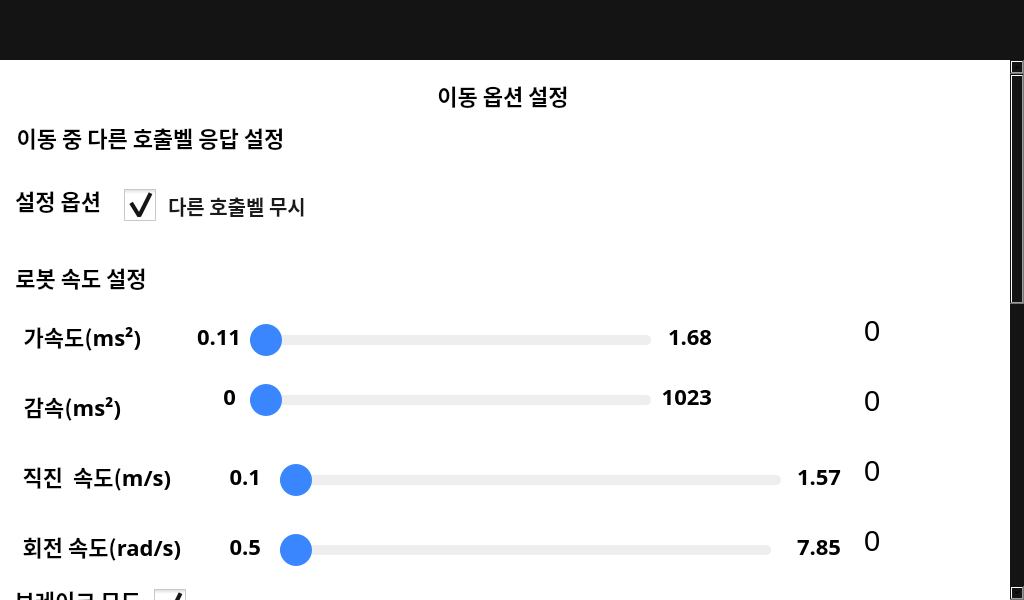
<?xml version="1.0" encoding="UTF-8"?>
<ui version="4.0">
 <class>MoveOptionView</class>
 <widget class="QWidget" name="MoveOptionView">
  <property name="geometry">
   <rect>
    <x>0</x>
    <y>0</y>
    <width>1024</width>
    <height>600</height>
   </rect>
  </property>
  <property name="windowTitle">
   <string>Dentium</string>
  </property>
  <property name="styleSheet">
   <string notr="true">background-color: #141414;</string>
  </property>
  <layout class="QVBoxLayout" name="verticalLayout">
   <property name="spacing">
    <number>0</number>
   </property>
   <property name="leftMargin">
    <number>0</number>
   </property>
   <property name="topMargin">
    <number>0</number>
   </property>
   <property name="rightMargin">
    <number>0</number>
   </property>
   <property name="bottomMargin">
    <number>0</number>
   </property>
   <item>
    <widget class="QWidget" name="status_bar_placeholder" native="true">
     <property name="minimumSize">
      <size>
       <width>0</width>
       <height>60</height>
      </size>
     </property>
    </widget>
   </item>
   <item>
    <widget class="QScrollArea" name="scrollArea">
     <property name="styleSheet">
      <string notr="true">QScrollArea {
    background-color: #141414;
    border: none;
}
QScrollBar:vertical {
    background-color: #222222;
    width: 10px;
    margin: 0px;
}
QScrollBar::handle:vertical {
    background-color: #666666;
    min-height: 20px;
    border-radius: 5px;
}
QScrollBar::add-line:vertical, QScrollBar::sub-line:vertical {
    height: 0px;
}</string>
     </property>
     <property name="frameShape">
      <enum>QFrame::NoFrame</enum>
     </property>
     <property name="verticalScrollBarPolicy">
      <enum>Qt::ScrollBarAsNeeded</enum>
     </property>
     <property name="horizontalScrollBarPolicy">
      <enum>Qt::ScrollBarAlwaysOff</enum>
     </property>
     <property name="widgetResizable">
      <bool>true</bool>
     </property>
     <widget class="QWidget" name="scrollAreaWidgetContents">
      <property name="geometry">
       <rect>
        <x>0</x>
        <y>-260</y>
        <width>1014</width>
        <height>1200</height>
       </rect>
      </property>
      <property name="minimumSize">
       <size>
        <width>0</width>
        <height>1200</height>
       </size>
      </property>
      <property name="styleSheet">
       <string notr="true">background-color: #FFFFFF;</string>
      </property>
      <widget class="QLabel" name="title_label">
       <property name="geometry">
        <rect>
         <x>360</x>
         <y>0</y>
         <width>286</width>
         <height>70</height>
        </rect>
       </property>
       <property name="font">
        <font>
         <family>Noto Sans KR Black</family>
         <pointsize>-1</pointsize>
         <weight>62</weight>
         <bold>true</bold>
        </font>
       </property>
       <property name="styleSheet">
        <string notr="true">QLabel {
    color: #000000;
    font-size: 22px;
    font-weight: 500;
    font-family: 'Noto Sans KR Black';
    background: transparent;
}</string>
       </property>
       <property name="text">
        <string>이동 옵션 설정</string>
       </property>
       <property name="alignment">
        <set>Qt::AlignCenter</set>
       </property>
      </widget>
      <widget class="QLabel" name="subtitle_label">
       <property name="geometry">
        <rect>
         <x>10</x>
         <y>60</y>
         <width>281</width>
         <height>35</height>
        </rect>
       </property>
       <property name="font">
        <font>
         <family>Noto Sans KR Black</family>
         <pointsize>-1</pointsize>
         <weight>62</weight>
         <bold>true</bold>
        </font>
       </property>
       <property name="styleSheet">
        <string notr="true">QLabel {
    color: #000000;
    font-size: 22px;
    font-weight: 500;
    font-family: 'Noto Sans KR Black';
    background: transparent;
}</string>
       </property>
       <property name="text">
        <string>이동 중 다른 호출벨 응답 설정</string>
       </property>
       <property name="alignment">
        <set>Qt::AlignCenter</set>
       </property>
      </widget>
      <widget class="QLabel" name="robot_velo_set_label">
       <property name="geometry">
        <rect>
         <x>10</x>
         <y>200</y>
         <width>142</width>
         <height>35</height>
        </rect>
       </property>
       <property name="font">
        <font>
         <family>Noto Sans KR Black</family>
         <pointsize>-1</pointsize>
         <weight>62</weight>
         <bold>true</bold>
        </font>
       </property>
       <property name="styleSheet">
        <string notr="true">QLabel {
    color: #000000;
    font-size: 22px;
    font-weight: 500;
    font-family: 'Noto Sans KR Black';
    background: transparent;
}</string>
       </property>
       <property name="text">
        <string>로봇 속도 설정</string>
       </property>
       <property name="alignment">
        <set>Qt::AlignCenter</set>
       </property>
      </widget>
      <widget class="QTextEdit" name="linear_speed_usr_textEdit">
       <property name="geometry">
        <rect>
         <x>860</x>
         <y>390</y>
         <width>151</width>
         <height>51</height>
        </rect>
       </property>
       <property name="styleSheet">
        <string notr="true">QTextEdit {
    background-color: transparent;
	border: None;
    color: black;
    font-size: 10px;
	font-family: &quot;Noto Sans KR Black&quot;;
}</string>
       </property>
       <property name="readOnly">
        <bool>true</bool>
       </property>
       <property name="html">
        <string>&lt;!DOCTYPE HTML PUBLIC &quot;-//W3C//DTD HTML 4.0//EN&quot; &quot;http://www.w3.org/TR/REC-html40/strict.dtd&quot;&gt;
&lt;html&gt;&lt;head&gt;&lt;meta name=&quot;qrichtext&quot; content=&quot;1&quot; /&gt;&lt;style type=&quot;text/css&quot;&gt;
p, li { white-space: pre-wrap; }
&lt;/style&gt;&lt;/head&gt;&lt;body style=&quot; font-family:'Noto Sans KR Black'; font-size:10px; font-weight:400; font-style:normal;&quot;&gt;
&lt;p style=&quot; margin-top:0px; margin-bottom:0px; margin-left:0px; margin-right:0px; -qt-block-indent:0; text-indent:0px;&quot;&gt;&lt;span style=&quot; font-size:22pt;&quot;&gt;0&lt;/span&gt;&lt;/p&gt;&lt;/body&gt;&lt;/html&gt;</string>
       </property>
      </widget>
      <widget class="QLabel" name="accel_rate_label_6">
       <property name="geometry">
        <rect>
         <x>220</x>
         <y>400</y>
         <width>41</width>
         <height>32</height>
        </rect>
       </property>
       <property name="font">
        <font>
         <family>Noto Sans KR Black</family>
         <pointsize>-1</pointsize>
         <weight>62</weight>
         <bold>true</bold>
        </font>
       </property>
       <property name="styleSheet">
        <string notr="true">QLabel {
    color: #000000;
    font-size: 22px;
    font-weight: 500;
    font-family: 'Noto Sans KR Black';
    background: transparent;
}</string>
       </property>
       <property name="text">
        <string>0.1</string>
       </property>
       <property name="alignment">
        <set>Qt::AlignRight|Qt::AlignTrailing|Qt::AlignVCenter</set>
       </property>
      </widget>
      <widget class="QSlider" name="linear_speed_usr_Slider">
       <property name="geometry">
        <rect>
         <x>280</x>
         <y>400</y>
         <width>501</width>
         <height>41</height>
        </rect>
       </property>
       <property name="styleSheet">
        <string notr="true">QSlider::groove:horizontal {
    background: #eeeeee;
    height: 10px;              /* 트랙은 얇게 유지 */
    border-radius: 5px;
}

QSlider::sub-page:horizontal {
    background: #3a86ff;
    border-radius: 5px;
}

QSlider::add-page:horizontal {
    background: #eeeeee;
    border-radius: 5px;
}

QSlider::handle:horizontal {
    background: #3a86ff;
    border: none;
    width: 32px;               /* 가로 크기 */
    height: 32px;              /* 세로 크기 증가 */
    margin: -11px 0px;         /* 위아래 margin 음수 → 트랙 중앙 정렬 */
    border-radius: 16px;       /* 완전한 원형 */
}
</string>
       </property>
       <property name="orientation">
        <enum>Qt::Horizontal</enum>
       </property>
      </widget>
      <widget class="QLabel" name="accel_rate_label_7">
       <property name="geometry">
        <rect>
         <x>790</x>
         <y>400</y>
         <width>51</width>
         <height>32</height>
        </rect>
       </property>
       <property name="font">
        <font>
         <family>Noto Sans KR Black</family>
         <pointsize>-1</pointsize>
         <weight>62</weight>
         <bold>true</bold>
        </font>
       </property>
       <property name="styleSheet">
        <string notr="true">QLabel {
    color: #000000;
    font-size: 22px;
    font-weight: 500;
    font-family: 'Noto Sans KR Black';
    background: transparent;
}</string>
       </property>
       <property name="text">
        <string>1.57</string>
       </property>
       <property name="alignment">
        <set>Qt::AlignRight|Qt::AlignTrailing|Qt::AlignVCenter</set>
       </property>
      </widget>
      <widget class="QLabel" name="decel_rate_label_2">
       <property name="geometry">
        <rect>
         <x>20</x>
         <y>400</y>
         <width>151</width>
         <height>32</height>
        </rect>
       </property>
       <property name="font">
        <font>
         <family>Noto Sans KR Black</family>
         <pointsize>-1</pointsize>
         <weight>62</weight>
         <bold>true</bold>
        </font>
       </property>
       <property name="styleSheet">
        <string notr="true">QLabel {
    color: #000000;
    font-size: 22px;
    font-weight: 500;
    font-family: 'Noto Sans KR Black';
    background: transparent;
}</string>
       </property>
       <property name="text">
        <string>직진  속도(m/s)</string>
       </property>
       <property name="alignment">
        <set>Qt::AlignRight|Qt::AlignTrailing|Qt::AlignVCenter</set>
       </property>
      </widget>
      <widget class="QTextEdit" name="angular_speed_usr_textEdit">
       <property name="geometry">
        <rect>
         <x>860</x>
         <y>460</y>
         <width>151</width>
         <height>51</height>
        </rect>
       </property>
       <property name="styleSheet">
        <string notr="true">QTextEdit {
    background-color: transparent;
	border: None;
    color: black;
    font-size: 10px;
	font-family: &quot;Noto Sans KR Black&quot;;
}</string>
       </property>
       <property name="readOnly">
        <bool>true</bool>
       </property>
       <property name="html">
        <string>&lt;!DOCTYPE HTML PUBLIC &quot;-//W3C//DTD HTML 4.0//EN&quot; &quot;http://www.w3.org/TR/REC-html40/strict.dtd&quot;&gt;
&lt;html&gt;&lt;head&gt;&lt;meta name=&quot;qrichtext&quot; content=&quot;1&quot; /&gt;&lt;style type=&quot;text/css&quot;&gt;
p, li { white-space: pre-wrap; }
&lt;/style&gt;&lt;/head&gt;&lt;body style=&quot; font-family:'Noto Sans KR Black'; font-size:10px; font-weight:400; font-style:normal;&quot;&gt;
&lt;p style=&quot; margin-top:0px; margin-bottom:0px; margin-left:0px; margin-right:0px; -qt-block-indent:0; text-indent:0px;&quot;&gt;&lt;span style=&quot; font-size:22pt;&quot;&gt;0&lt;/span&gt;&lt;/p&gt;&lt;/body&gt;&lt;/html&gt;</string>
       </property>
      </widget>
      <widget class="QSlider" name="angular_speed_usr_Slider">
       <property name="geometry">
        <rect>
         <x>280</x>
         <y>470</y>
         <width>491</width>
         <height>41</height>
        </rect>
       </property>
       <property name="styleSheet">
        <string notr="true">QSlider::groove:horizontal {
    background: #eeeeee;
    height: 10px;              /* 트랙은 얇게 유지 */
    border-radius: 5px;
}

QSlider::sub-page:horizontal {
    background: #3a86ff;
    border-radius: 5px;
}

QSlider::add-page:horizontal {
    background: #eeeeee;
    border-radius: 5px;
}

QSlider::handle:horizontal {
    background: #3a86ff;
    border: none;
    width: 32px;               /* 가로 크기 */
    height: 32px;              /* 세로 크기 증가 */
    margin: -11px 0px;         /* 위아래 margin 음수 → 트랙 중앙 정렬 */
    border-radius: 16px;       /* 완전한 원형 */
}
</string>
       </property>
       <property name="orientation">
        <enum>Qt::Horizontal</enum>
       </property>
      </widget>
      <widget class="QLabel" name="accel_rate_label_8">
       <property name="geometry">
        <rect>
         <x>790</x>
         <y>470</y>
         <width>51</width>
         <height>32</height>
        </rect>
       </property>
       <property name="font">
        <font>
         <family>Noto Sans KR Black</family>
         <pointsize>-1</pointsize>
         <weight>62</weight>
         <bold>true</bold>
        </font>
       </property>
       <property name="styleSheet">
        <string notr="true">QLabel {
    color: #000000;
    font-size: 22px;
    font-weight: 500;
    font-family: 'Noto Sans KR Black';
    background: transparent;
}</string>
       </property>
       <property name="text">
        <string>7.85</string>
       </property>
       <property name="alignment">
        <set>Qt::AlignRight|Qt::AlignTrailing|Qt::AlignVCenter</set>
       </property>
      </widget>
      <widget class="QLabel" name="decel_rate_label_3">
       <property name="geometry">
        <rect>
         <x>20</x>
         <y>470</y>
         <width>161</width>
         <height>32</height>
        </rect>
       </property>
       <property name="font">
        <font>
         <family>Noto Sans KR Black</family>
         <pointsize>-1</pointsize>
         <weight>62</weight>
         <bold>true</bold>
        </font>
       </property>
       <property name="styleSheet">
        <string notr="true">QLabel {
    color: #000000;
    font-size: 22px;
    font-weight: 500;
    font-family: 'Noto Sans KR Black';
    background: transparent;
}</string>
       </property>
       <property name="text">
        <string>회전 속도(rad/s)</string>
       </property>
       <property name="alignment">
        <set>Qt::AlignRight|Qt::AlignTrailing|Qt::AlignVCenter</set>
       </property>
      </widget>
      <widget class="QLabel" name="accel_rate_label_9">
       <property name="geometry">
        <rect>
         <x>220</x>
         <y>470</y>
         <width>41</width>
         <height>32</height>
        </rect>
       </property>
       <property name="font">
        <font>
         <family>Noto Sans KR Black</family>
         <pointsize>-1</pointsize>
         <weight>62</weight>
         <bold>true</bold>
        </font>
       </property>
       <property name="styleSheet">
        <string notr="true">QLabel {
    color: #000000;
    font-size: 22px;
    font-weight: 500;
    font-family: 'Noto Sans KR Black';
    background: transparent;
}</string>
       </property>
       <property name="text">
        <string>0.5</string>
       </property>
       <property name="alignment">
        <set>Qt::AlignRight|Qt::AlignTrailing|Qt::AlignVCenter</set>
       </property>
      </widget>
      <widget class="QLabel" name="accel_rate_label_2">
       <property name="geometry">
        <rect>
         <x>190</x>
         <y>260</y>
         <width>51</width>
         <height>32</height>
        </rect>
       </property>
       <property name="font">
        <font>
         <family>Noto Sans KR Black</family>
         <pointsize>-1</pointsize>
         <weight>62</weight>
         <bold>true</bold>
        </font>
       </property>
       <property name="styleSheet">
        <string notr="true">QLabel {
    color: #000000;
    font-size: 22px;
    font-weight: 500;
    font-family: 'Noto Sans KR Black';
    background: transparent;
}</string>
       </property>
       <property name="text">
        <string>0.11</string>
       </property>
       <property name="alignment">
        <set>Qt::AlignRight|Qt::AlignTrailing|Qt::AlignVCenter</set>
       </property>
      </widget>
      <widget class="QSlider" name="accel_rate_Slider">
       <property name="geometry">
        <rect>
         <x>250</x>
         <y>260</y>
         <width>401</width>
         <height>41</height>
        </rect>
       </property>
       <property name="styleSheet">
        <string notr="true">QSlider::groove:horizontal {
    background: #eeeeee;
    height: 10px;              /* 트랙은 얇게 유지 */
    border-radius: 5px;
}

QSlider::sub-page:horizontal {
    background: #3a86ff;
    border-radius: 5px;
}

QSlider::add-page:horizontal {
    background: #eeeeee;
    border-radius: 5px;
}

QSlider::handle:horizontal {
    background: #3a86ff;
    border: none;
    width: 32px;               /* 가로 크기 */
    height: 32px;              /* 세로 크기 증가 */
    margin: -11px 0px;         /* 위아래 margin 음수 → 트랙 중앙 정렬 */
    border-radius: 16px;       /* 완전한 원형 */
}
</string>
       </property>
       <property name="orientation">
        <enum>Qt::Horizontal</enum>
       </property>
      </widget>
      <widget class="QLabel" name="accel_rate_label">
       <property name="geometry">
        <rect>
         <x>10</x>
         <y>260</y>
         <width>131</width>
         <height>32</height>
        </rect>
       </property>
       <property name="font">
        <font>
         <family>Noto Sans KR Black</family>
         <pointsize>-1</pointsize>
         <weight>62</weight>
         <bold>true</bold>
        </font>
       </property>
       <property name="styleSheet">
        <string notr="true">QLabel {
    color: #000000;
    font-size: 22px;
    font-weight: 500;
    font-family: 'Noto Sans KR Black';
    background: transparent;
}</string>
       </property>
       <property name="text">
        <string>가속도(ms²)</string>
       </property>
       <property name="alignment">
        <set>Qt::AlignRight|Qt::AlignTrailing|Qt::AlignVCenter</set>
       </property>
      </widget>
      <widget class="QTextEdit" name="accel_rate_textEdit">
       <property name="geometry">
        <rect>
         <x>860</x>
         <y>250</y>
         <width>151</width>
         <height>51</height>
        </rect>
       </property>
       <property name="styleSheet">
        <string notr="true">QTextEdit {
    background-color: transparent;
	border: None;
    color: black;
    font-size: 10px;
	font-family: &quot;Noto Sans KR Black&quot;;
}</string>
       </property>
       <property name="readOnly">
        <bool>true</bool>
       </property>
       <property name="html">
        <string>&lt;!DOCTYPE HTML PUBLIC &quot;-//W3C//DTD HTML 4.0//EN&quot; &quot;http://www.w3.org/TR/REC-html40/strict.dtd&quot;&gt;
&lt;html&gt;&lt;head&gt;&lt;meta name=&quot;qrichtext&quot; content=&quot;1&quot; /&gt;&lt;style type=&quot;text/css&quot;&gt;
p, li { white-space: pre-wrap; }
&lt;/style&gt;&lt;/head&gt;&lt;body style=&quot; font-family:'Noto Sans KR Black'; font-size:10px; font-weight:400; font-style:normal;&quot;&gt;
&lt;p style=&quot; margin-top:0px; margin-bottom:0px; margin-left:0px; margin-right:0px; -qt-block-indent:0; text-indent:0px;&quot;&gt;&lt;span style=&quot; font-size:22pt;&quot;&gt;0&lt;/span&gt;&lt;/p&gt;&lt;/body&gt;&lt;/html&gt;</string>
       </property>
      </widget>
      <widget class="QLabel" name="accel_rate_label_3">
       <property name="geometry">
        <rect>
         <x>660</x>
         <y>260</y>
         <width>52</width>
         <height>32</height>
        </rect>
       </property>
       <property name="font">
        <font>
         <family>Noto Sans KR Black</family>
         <pointsize>-1</pointsize>
         <weight>62</weight>
         <bold>true</bold>
        </font>
       </property>
       <property name="styleSheet">
        <string notr="true">QLabel {
    color: #000000;
    font-size: 22px;
    font-weight: 500;
    font-family: 'Noto Sans KR Black';
    background: transparent;
}</string>
       </property>
       <property name="text">
        <string>1.68</string>
       </property>
       <property name="alignment">
        <set>Qt::AlignRight|Qt::AlignTrailing|Qt::AlignVCenter</set>
       </property>
      </widget>
      <widget class="QTextEdit" name="decel_rate_textEdit">
       <property name="geometry">
        <rect>
         <x>860</x>
         <y>320</y>
         <width>151</width>
         <height>51</height>
        </rect>
       </property>
       <property name="styleSheet">
        <string notr="true">QTextEdit {
    background-color: transparent;
	border: None;
    color: black;
    font-size: 10px;
	font-family: &quot;Noto Sans KR Black&quot;;
}</string>
       </property>
       <property name="readOnly">
        <bool>true</bool>
       </property>
       <property name="html">
        <string>&lt;!DOCTYPE HTML PUBLIC &quot;-//W3C//DTD HTML 4.0//EN&quot; &quot;http://www.w3.org/TR/REC-html40/strict.dtd&quot;&gt;
&lt;html&gt;&lt;head&gt;&lt;meta name=&quot;qrichtext&quot; content=&quot;1&quot; /&gt;&lt;style type=&quot;text/css&quot;&gt;
p, li { white-space: pre-wrap; }
&lt;/style&gt;&lt;/head&gt;&lt;body style=&quot; font-family:'Noto Sans KR Black'; font-size:10px; font-weight:400; font-style:normal;&quot;&gt;
&lt;p style=&quot; margin-top:0px; margin-bottom:0px; margin-left:0px; margin-right:0px; -qt-block-indent:0; text-indent:0px;&quot;&gt;&lt;span style=&quot; font-size:22pt;&quot;&gt;0&lt;/span&gt;&lt;/p&gt;&lt;/body&gt;&lt;/html&gt;</string>
       </property>
      </widget>
      <widget class="QLabel" name="decel_rate_label">
       <property name="geometry">
        <rect>
         <x>10</x>
         <y>330</y>
         <width>111</width>
         <height>32</height>
        </rect>
       </property>
       <property name="font">
        <font>
         <family>Noto Sans KR Black</family>
         <pointsize>-1</pointsize>
         <weight>62</weight>
         <bold>true</bold>
        </font>
       </property>
       <property name="styleSheet">
        <string notr="true">QLabel {
    color: #000000;
    font-size: 22px;
    font-weight: 500;
    font-family: 'Noto Sans KR Black';
    background: transparent;
}</string>
       </property>
       <property name="text">
        <string>감속(ms²)</string>
       </property>
       <property name="alignment">
        <set>Qt::AlignRight|Qt::AlignTrailing|Qt::AlignVCenter</set>
       </property>
      </widget>
      <widget class="QLabel" name="accel_rate_label_5">
       <property name="geometry">
        <rect>
         <x>220</x>
         <y>320</y>
         <width>16</width>
         <height>32</height>
        </rect>
       </property>
       <property name="font">
        <font>
         <family>Noto Sans KR Black</family>
         <pointsize>-1</pointsize>
         <weight>62</weight>
         <bold>true</bold>
        </font>
       </property>
       <property name="styleSheet">
        <string notr="true">QLabel {
    color: #000000;
    font-size: 22px;
    font-weight: 500;
    font-family: 'Noto Sans KR Black';
    background: transparent;
}</string>
       </property>
       <property name="text">
        <string>0</string>
       </property>
       <property name="alignment">
        <set>Qt::AlignRight|Qt::AlignTrailing|Qt::AlignVCenter</set>
       </property>
      </widget>
      <widget class="QSlider" name="decel_rate_Slider">
       <property name="geometry">
        <rect>
         <x>250</x>
         <y>320</y>
         <width>401</width>
         <height>41</height>
        </rect>
       </property>
       <property name="styleSheet">
        <string notr="true">QSlider::groove:horizontal {
    background: #eeeeee;
    height: 10px;              /* 트랙은 얇게 유지 */
    border-radius: 5px;
}

QSlider::sub-page:horizontal {
    background: #3a86ff;
    border-radius: 5px;
}

QSlider::add-page:horizontal {
    background: #eeeeee;
    border-radius: 5px;
}

QSlider::handle:horizontal {
    background: #3a86ff;
    border: none;
    width: 32px;               /* 가로 크기 */
    height: 32px;              /* 세로 크기 증가 */
    margin: -11px 0px;         /* 위아래 margin 음수 → 트랙 중앙 정렬 */
    border-radius: 16px;       /* 완전한 원형 */
}
</string>
       </property>
       <property name="orientation">
        <enum>Qt::Horizontal</enum>
       </property>
      </widget>
      <widget class="QLabel" name="accel_rate_label_4">
       <property name="geometry">
        <rect>
         <x>660</x>
         <y>320</y>
         <width>52</width>
         <height>32</height>
        </rect>
       </property>
       <property name="font">
        <font>
         <family>Noto Sans KR Black</family>
         <pointsize>-1</pointsize>
         <weight>62</weight>
         <bold>true</bold>
        </font>
       </property>
       <property name="styleSheet">
        <string notr="true">QLabel {
    color: #000000;
    font-size: 22px;
    font-weight: 500;
    font-family: 'Noto Sans KR Black';
    background: transparent;
}</string>
       </property>
       <property name="text">
        <string>1023</string>
       </property>
       <property name="alignment">
        <set>Qt::AlignRight|Qt::AlignTrailing|Qt::AlignVCenter</set>
       </property>
      </widget>
      <widget class="QLabel" name="option_label">
       <property name="geometry">
        <rect>
         <x>10</x>
         <y>120</y>
         <width>91</width>
         <height>41</height>
        </rect>
       </property>
       <property name="font">
        <font>
         <family>Noto Sans KR Black</family>
         <pointsize>-1</pointsize>
         <weight>62</weight>
         <bold>true</bold>
        </font>
       </property>
       <property name="styleSheet">
        <string notr="true">QLabel {
    color: #000000;
    font-size: 22px;
    font-weight: 500;
    font-family: 'Noto Sans KR Black';
    background: transparent;
}</string>
       </property>
       <property name="text">
        <string>설정 옵션</string>
       </property>
       <property name="alignment">
        <set>Qt::AlignRight|Qt::AlignTrailing|Qt::AlignVCenter</set>
       </property>
      </widget>
      <widget class="QCheckBox" name="callbell_option_checkBox">
       <property name="geometry">
        <rect>
         <x>120</x>
         <y>120</y>
         <width>191</width>
         <height>51</height>
        </rect>
       </property>
       <property name="font">
        <font>
         <family>Noto Sans KR Black</family>
         <pointsize>-1</pointsize>
         <weight>75</weight>
         <bold>true</bold>
        </font>
       </property>
       <property name="styleSheet">
        <string notr="true">QCheckBox {
    spacing: 12px;                   /* 텍스트와 체크박스 간 간격 */
	font-family: 'Noto Sans KR Black';
    font-size: 20px;                 /* 글씨 크기 */
    font-weight: bold;              /* 글씨 굵기 (헤더 느낌) */
    color: #1A1A1A;                 /* 진한 텍스트 색 */
    padding: 10px 4px;              /* 여백 추가 (시각적으로 더 큼직하게) */
}

QCheckBox::indicator {
    width: 32px;                    /* 체크 아이콘 가로 크기 */
    height: 32px;                   /* 체크 아이콘 세로 크기 */
}

/* 체크 해제 상태 */
QCheckBox::indicator:unchecked {
    image: url(:/file/CheckBox/uncheck.png);
}

/* 체크된 상태 */
QCheckBox::indicator:checked {
    image: url(:/file/CheckBox/checked.png);
}
</string>
       </property>
       <property name="text">
        <string>다른 호출벨 무시</string>
       </property>
       <property name="checked">
        <bool>true</bool>
       </property>
      </widget>
      <widget class="QPushButton" name="save_button">
       <property name="geometry">
        <rect>
         <x>410</x>
         <y>600</y>
         <width>200</width>
         <height>50</height>
        </rect>
       </property>
       <property name="minimumSize">
        <size>
         <width>200</width>
         <height>50</height>
        </size>
       </property>
       <property name="maximumSize">
        <size>
         <width>200</width>
         <height>50</height>
        </size>
       </property>
       <property name="font">
        <font>
         <pointsize>-1</pointsize>
         <weight>75</weight>
         <bold>true</bold>
        </font>
       </property>
       <property name="styleSheet">
        <string notr="true">QPushButton {
    background-color: #00A3FF;
    color: white;
    font-size: 20px;
    font-weight: 600;
    border-radius: 8px;
    height: 50px;
    border: none;
}
QPushButton:hover {
    background-color: #33B5FF;
}
QPushButton:pressed {
    background-color: #0080DD;
}</string>
       </property>
       <property name="text">
        <string>저장</string>
       </property>
      </widget>
      <widget class="QCheckBox" name="callbell_option_checkBox_2">
       <property name="geometry">
        <rect>
         <x>150</x>
         <y>520</y>
         <width>41</width>
         <height>51</height>
        </rect>
       </property>
       <property name="font">
        <font>
         <family>Noto Sans KR Black</family>
         <pointsize>-1</pointsize>
         <weight>75</weight>
         <bold>true</bold>
        </font>
       </property>
       <property name="styleSheet">
        <string notr="true">QCheckBox {
    spacing: 12px;                   /* 텍스트와 체크박스 간 간격 */
	font-family: 'Noto Sans KR Black';
    font-size: 20px;                 /* 글씨 크기 */
    font-weight: bold;              /* 글씨 굵기 (헤더 느낌) */
    color: #1A1A1A;                 /* 진한 텍스트 색 */
    padding: 10px 4px;              /* 여백 추가 (시각적으로 더 큼직하게) */
}

QCheckBox::indicator {
    width: 32px;                    /* 체크 아이콘 가로 크기 */
    height: 32px;                   /* 체크 아이콘 세로 크기 */
}

/* 체크 해제 상태 */
QCheckBox::indicator:unchecked {
    image: url(:/file/CheckBox/uncheck.png);
}

/* 체크된 상태 */
QCheckBox::indicator:checked {
    image: url(:/file/CheckBox/checked.png);
}
</string>
       </property>
       <property name="text">
        <string/>
       </property>
       <property name="checked">
        <bool>true</bool>
       </property>
      </widget>
      <widget class="QLabel" name="option_label_2">
       <property name="geometry">
        <rect>
         <x>10</x>
         <y>520</y>
         <width>131</width>
         <height>41</height>
        </rect>
       </property>
       <property name="font">
        <font>
         <family>Noto Sans KR Black</family>
         <pointsize>-1</pointsize>
         <weight>62</weight>
         <bold>true</bold>
        </font>
       </property>
       <property name="styleSheet">
        <string notr="true">QLabel {
    color: #000000;
    font-size: 22px;
    font-weight: 500;
    font-family: 'Noto Sans KR Black';
    background: transparent;
}</string>
       </property>
       <property name="text">
        <string>브레이크 모드</string>
       </property>
       <property name="alignment">
        <set>Qt::AlignRight|Qt::AlignTrailing|Qt::AlignVCenter</set>
       </property>
      </widget>
     </widget>
    </widget>
   </item>
  </layout>
 </widget>
 <resources>
  <include location="../resources/res.qrc"/>
 </resources>
 <connections/>
</ui>
